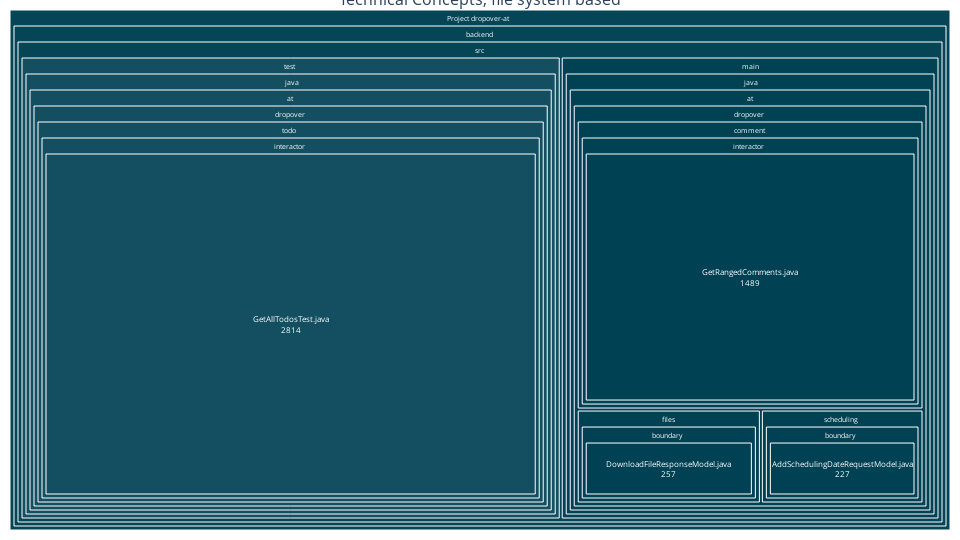

Here is the notebook cell this chart was saved with:
### Markdown cell above
### Create file structure based views

### Code cell
# Create treemap for technical files based on filesystem structure
technical_df = results_df[results_df['concept_type'] == 'technical']
technical_treemap_data = create_treemap_data(technical_df, 'file_path')

technical_colorscale = [
    (0.0, '#ffffff'),   # White for score 0
    (0.01, '#bfcfd4'),   # Almost white for score >0
    (1.0, '#004153')    # Black for score 1
]

technical_fig = create_treemap_visualization(
    technical_treemap_data, 
    'Technical Concepts, file system based',
    technical_colorscale
)

technical_fig.show()

### Figure 1 — Plotly figure (JSON) as saved in the notebook; plotly's stock layout.template omitted (floating-point values rounded to 4 significant figures)
{"data": [{"branchvalues": "total", "customdata": ["Total files: 4<br>Avg Score: 0.97<br>Total Lines: 4,787", "Directory: backend<br>Files: 4<br>Avg Score: 0.97<br>Total Lines: 4,787", "Directory: backend/src<br>Files: 4<br>Avg Score: 0.97<br>Total Lines: 4,787", "Directory: backend/src/main<br>Files: 3<br>Avg Score: 1.00<br>Total Lines: 1,973", "Directory: backend/src/main/java<br>Files: 3<br>Avg Score: 1.00<br>Total Lines: 1,973", "Directory: backend/src/main/java/at<br>Files: 3<br>Avg Score: 1.00<br>Total Lines: 1,973", "Directory: backend/src/main/java/at/dropover<br>Files: 3<br>Avg Score: 1.00<br>Total Lines: 1,973", "Directory: backend/src/main/java/at/dropover/comment<br>Files: 1<br>Avg Score: 1.00<br>Total Lines: 1,489", "Directory: backend/src/main/java/at/dropover/comment/interactor<br>Files: 1<br>Avg Score: 1.00<br>Total Lines: 1,489", "Directory: backend/src/main/java/at/dropover/files<br>Files: 1<br>Avg Score: 1.00<br>Total Lines: 257", "Directory: backend/src/main/java/at/dropover/files/boundary<br>Files: 1<br>Avg Score: 1.00<br>Total Lines: 257", "Directory: backend/src/main/java/at/dropover/scheduling<br>Files: 1<br>Avg Score: 1.00<br>Total Lines: 227", "Directory: backend/src/main/java/at/dropover/scheduling/boundary<br>Files: 1<br>Avg Score: 1.00<br>Total Lines: 227", "Directory: backend/src/test<br>Files: 1<br>Avg Score: 0.90<br>Total Lines: 2,814", "Directory: backend/src/test/java<br>Files: 1<br>Avg Score: 0.90<br>Total Lines: 2,814", "Directory: backend/src/test/java/at<br>Files: 1<br>Avg Score: 0.90<br>Total Lines: 2,814", "Directory: backend/src/test/java/at/dropover<br>Files: 1<br>Avg Score: 0.90<br>Total Lines: 2,814", "Directory: backend/src/test/java/at/dropover/todo<br>Files: 1<br>Avg Score: 0.90<br>Total Lines: 2,814", "Directory: backend/src/test/java/at/dropover/todo/interactor<br>Files: 1<br>Avg Score: 0.90<br>Total Lines: 2,814", "File: DownloadFileResponseModel.java<br>Score: 1.00<br>Lines: 257<br>Concept: Boundary<br>Path: ../../../dropover-at/backend/src/main/java/at/dropover/files/boundary/DownloadFileResponseModel.java<br>Explanation: The code defines `DownloadFileResponseModel`, a class located in a `boundary` package. This class is...", "File: AddSchedulingDateRequestModel.java<br>Score: 1.00<br>Lines: 227<br>Concept: Boundary<br>Path: ../../../dropover-at/backend/src/main/java/at/dropover/scheduling/boundary/AddSchedulingDateRequestModel.java<br>Explanation: The code defines `AddSchedulingDateRequestModel`, a plain data structure intended to carry request d...", "File: GetRangedComments.java<br>Score: 1.00<br>Lines: 1489<br>Concept: Interactor<br>Path: ../../../dropover-at/backend/src/main/java/at/dropover/comment/interactor/GetRangedComments.java<br>Explanation: The `GetRangedComments` class is a textbook implementation of the Interactor pattern. It encapsulate...", "File: GetAllTodosTest.java<br>Score: 0.90<br>Lines: 2814<br>Concept: Interactor<br>Path: ../../../dropover-at/backend/src/test/java/at/dropover/todo/interactor/GetAllTodosTest.java<br>Explanation: The provided code is a test for an Interactor, not the Interactor itself. However, it provides stron..."], "hovertemplate": "<b>%{label}</b><br>%{customdata}<extra></extra>", "ids": ["root", "backend", "backend/src", "backend/src/main", "backend/src/main/java", "backend/src/main/java/at", "backend/src/main/java/at/dropover", "backend/src/main/java/at/dropover/comment", "backend/src/main/java/at/dropover/comment/interactor", "backend/src/main/java/at/dropover/files", "backend/src/main/java/at/dropover/files/boundary", "backend/src/main/java/at/dropover/scheduling", "backend/src/main/java/at/dropover/scheduling/boundary", "backend/src/test", "backend/src/test/java", "backend/src/test/java/at", "backend/src/test/java/at/dropover", "backend/src/test/java/at/dropover/todo", "backend/src/test/java/at/dropover/todo/interactor", "backend/src/main/java/at/dropover/files/boundary/DownloadFileResponseModel.java", "backend/src/main/java/at/dropover/scheduling/boundary/AddSchedulingDateRequestModel.java", "backend/src/main/java/at/dropover/comment/interactor/GetRangedComments.java", "backend/src/test/java/at/dropover/todo/interactor/GetAllTodosTest.java"], "labels": ["Project dropover-at", "backend", "src", "main", "java", "at", "dropover", "comment", "interactor", "files", "boundary", "scheduling", "boundary", "test", "java", "at", "dropover", "todo", "interactor", "DownloadFileResponseModel.java", "AddSchedulingDateRequestModel.java", "GetRangedComments.java", "GetAllTodosTest.java"], "marker": {"cmax": 1, "cmin": 0, "colors": [0.975, 0.975, 0.975, 1, 1, 1, 1, 1, 1, 1, 1, 1, 1, 0.9, 0.9, 0.9, 0.9, 0.9, 0.9, 1, 1, 1, 0.9], "colorscale": [[0, "#ffffff"], [0.01, "#bfcfd4"], [1, "#004153"]]}, "parents": ["", "root", "backend", "backend/src", "backend/src/main", "backend/src/main/java", "backend/src/main/java/at", "backend/src/main/java/at/dropover", "backend/src/main/java/at/dropover/comment", "backend/src/main/java/at/dropover", "backend/src/main/java/at/dropover/files", "backend/src/main/java/at/dropover", "backend/src/main/java/at/dropover/scheduling", "backend/src", "backend/src/test", "backend/src/test/java", "backend/src/test/java/at", "backend/src/test/java/at/dropover", "backend/src/test/java/at/dropover/todo", "backend/src/main/java/at/dropover/files/boundary", "backend/src/main/java/at/dropover/scheduling/boundary", "backend/src/main/java/at/dropover/comment/interactor", "backend/src/test/java/at/dropover/todo/interactor"], "textfont": {"size": 8}, "textinfo": "label+value", "textposition": "middle center", "type": "treemap", "values": [4787, 4787, 4787, 1973, 1973, 1973, 1973, 1489, 1489, 257, 257, 227, 227, 2814, 2814, 2814, 2814, 2814, 2814, 257, 227, 1489, 2814]}], "layout": {"height": 540, "margin": {"b": 10, "l": 10, "r": 10, "t": 10}, "title": {"font": {"size": 16}, "text": "Technical Concepts, file system based", "x": 0.5, "xanchor": "center"}, "width": 960}}
